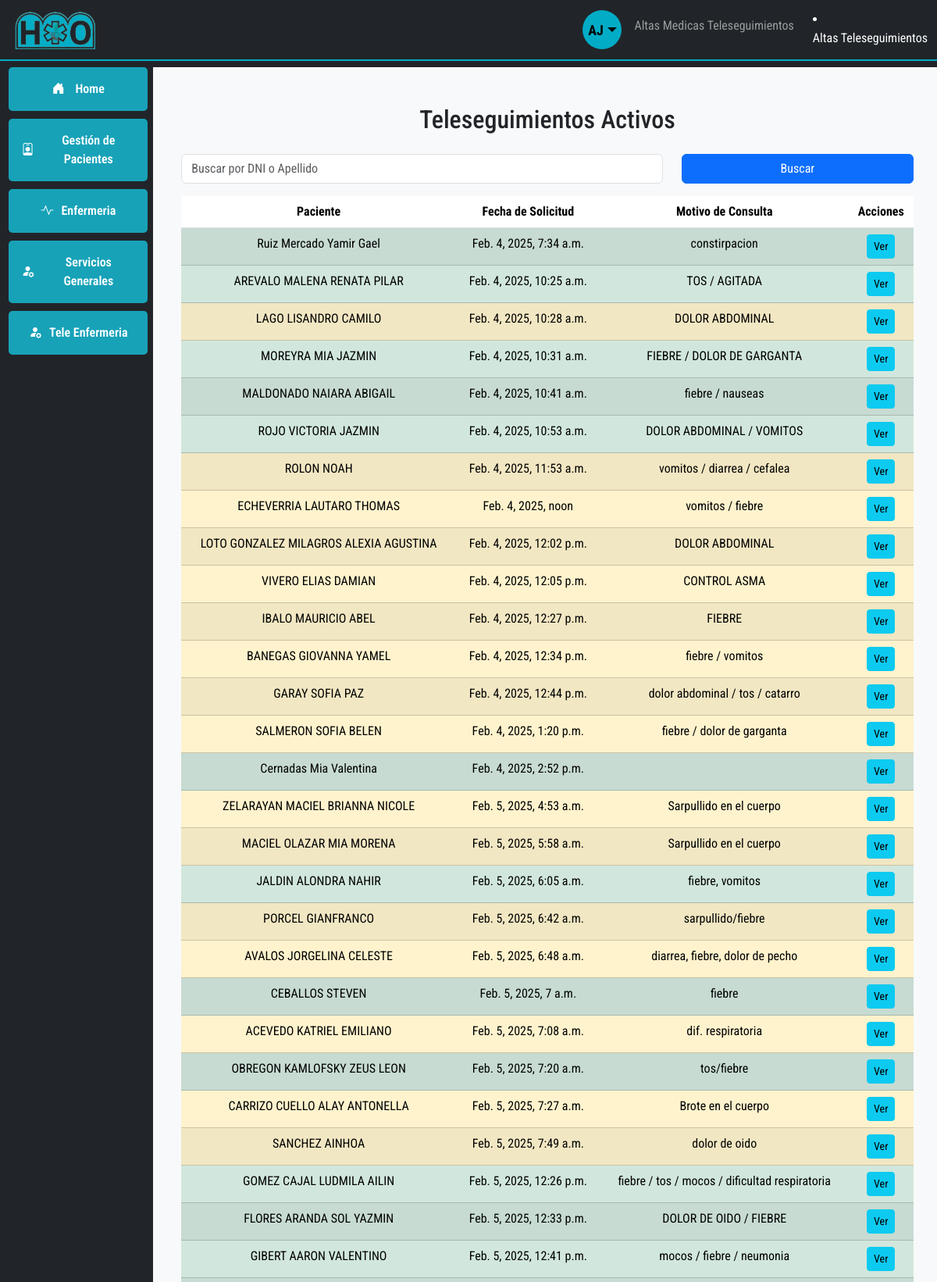
Screenshot of /en_proceso/ (signed in, upper part) with the database file from the repository.
### users/models.py (models this page shows, shortened)
class User(AbstractUser, PermissionsMixin):
    first_name = None  # Sobrescribir el campo first_name de AbstractUser
    last_name = None   # Sobrescribir el campo last_name de AbstractUser
    username = None
    name = models.CharField(
        gettext_lazy('First name'), max_length=30, blank=False, null=False
    )
    lastname = models.CharField(
        gettext_lazy('Last name'), max_length=30, blank=False, null=False
    )
    cellphone = models.CharField(
        gettext_lazy('Cellphone'), max_length=10, blank=True, null=True
    )
    email = models.EmailField(
        gettext_lazy('Email'), max_length=254, unique=True, null=False
    )
    uuid = models.UUIDField(unique=True, default=uuid.uuid4, editable=False)
    date_joined = models.DateTimeField(gettext_lazy('Date joined'), auto_now_add=True)
    is_staff = models.BooleanField(gettext_lazy('Staff'), default=False, help_text=gettext_lazy('Designates whether the user can log into this admin site.'))
    is_active = models.BooleanField(gettext_lazy('Active'), default=False)
    servicio = models.CharField(gettext_lazy('Service'), max_length=30, blank=True, null=True)
    cargo = models.CharField(gettext_lazy('Cargo'), max_length=30, blank=True, null=True)
    objects = UserManager()
    USERNAME_FIELD = "email"
    REQUIRED_FIELDS = ["name", "lastname"]
    class Meta:
        verbose_name = gettext_lazy('user')
        verbose_name_plural = gettext_lazy('users')

### teleenfermeria/models.py (models this page shows, shortened)
class Teleseguimiento(models.Model):
    id = models.AutoField(primary_key=True)
    paciente = models.ForeignKey(Paciente, on_delete=models.CASCADE)
    fecha_solicitud = models.DateTimeField(default=timezone.now)
    motivo_consulta = models.TextField(
        max_length=1000, blank=True, null=True, verbose_name="Motivo de consulta"
    )
    condicion = models.CharField(
        max_length=100,
        choices=[
            (" Alta Medica", " Alta Medica"),
            ("Alta Teleseguimiento", "Alta Teleseguimiento"),
            ("Otro", "Otro"),
        ],
        default="Otro",
    )
    consentimiento_seguimiento = models.CharField(
        max_length=100,
        choices=[
            ("Aceptado", "Aceptado"),
            ("Rechazado", "Rechazado"),
            ("En espera", "En espera"),
            ("Pasivo", "Pasivo"),
        ],
        default="en_espera",
    )
    estado = models.CharField(
        max_length=20,
        choices=[
            ("Derivado", "Derivado"),
            ("en_proceso", "En Proceso"),
            ("realizado", "Realizado"),
            ("no_realizado", "No Realizado"),
        ],
        default="Derivado",
    )
    diagnostico = models.TextField(max_length=1000, blank=True, null=True)
    medicaciones = models.ManyToManyField(Medicacion, blank=True)
    vacunas = models.CharField(
        max_length=28,
        choices=[
            ("completo", "Completo"),
            ("en_proceso", "En Proceso"),
            ("incompleto", "Incompleto"),
        ],
        default="En proceso",
    )
    agente = models.ForeignKey(
        User,
        on_delete=models.SET_NULL,
        null=True,
        blank=True,
    )
    def fecha_ultimo_seguimiento(self):
        ultimo_seguimiento = self.seguimiento_set.order_by("-fecha").first()
        return ultimo_seguimiento.fecha if ultimo_seguimiento else None

### pacientes/models.py (models this page shows, shortened)
class Paciente(models.Model):
    nombre_completo = models.CharField(max_length=255, null=True, blank=True)
    dni = models.CharField(max_length=15, unique=True, null=True, blank= True,default="Sin Dni")
    fecha_nacimiento = models.DateField()
    domicilio = models.CharField(max_length=255, null=True, blank=True)
    localidad = models.CharField(max_length=100, null=True, blank=True)
    telefono = models.CharField(max_length=20)
    telefono2 = models.CharField(max_length=20, null=True, blank=True, default="-")
    obra_social = models.CharField(max_length=100, null=True, blank=True, default="sin Datos")
    fecha_ingreso = models.DateField(default=timezone.now)
    diagnostico = models.CharField(max_length=255, null=True, blank=True)
    causa_externa = models.CharField(max_length=255, null=True, blank=True)  # Solo para pediatría/guardia
    arm = models.BooleanField(default=False)  # Si necesita asistencia respiratoria
    tipo_egreso = models.CharField(max_length=50, null=True, blank=True)  # Alta, Derivado, etc.
    fecha_egreso = models.DateField(null=True, blank=True)
    nombre_tutor = models.CharField(max_length=255, null=True, blank=True)
    dni_tutor = models.CharField(max_length=15, null=True, blank=True)
    historia_clinica = models.CharField(max_length=50, null=True, blank=True)
    pases = models.CharField(max_length=255, null=True, blank=True)  # Detalle de los pases
    fecha_pase = models.DateField(null=True, blank=True)

### teleenfermeria/views.py (the view)
@login_required
@group_required("Teleenfermeria", "Administrativo")
def enprocesoteleseguimiento(request):
    teleseguimientos = Teleseguimiento.objects.filter(
        estado="en_proceso", condicion="Otro"
    )
    for teleseguimiento in teleseguimientos:
        ultimo_seguimiento_fecha = teleseguimiento.fecha_ultimo_seguimiento()
        if ultimo_seguimiento_fecha:
            teleseguimiento.tiempo_espera = now() - ultimo_seguimiento_fecha
        else:
            teleseguimiento.tiempo_espera = None
    query = request.GET.get("q")
    teleseguimientos = buscar_teleseguimiento(query, teleseguimientos)
    return render(
        request,
        "teleenfermeria/en_proceso_teleseguimiento.html",
        {"teleseguimientos": teleseguimientos},
    )

### teleenfermeria/views.py (called while the page is built)
def group_required(*group_names):
    def in_groups(user):
        if user.is_authenticated:
            if bool(user.groups.filter(name__in=group_names)) | user.is_superuser:
                return True
        return False
    return user_passes_test(in_groups, login_url="/no_permisos/")

def buscar_teleseguimiento(query, queryset):
    if query:
        queryset = queryset.filter(
            Q(paciente__nombre_completo__icontains=query)
            | Q(paciente__dni__icontains=query)
        )
    return queryset

### teleenfermeria/templates/teleenfermeria/en_proceso_teleseguimiento.html (shortened to what this page needs)
{% extends "base.html" %}  {% block main_content %}
<div class="container mt-4">
  <h2 class="mb-4">Teleseguimientos Activos</h2>
  <form method="GET" action="{% url 'teleenfermeria:en_proceso' %}">
    <div class="row mb-3">
      <div class="col-md-8">
        <input
          type="text"
          name="q"
          class="form-control"
          placeholder="Buscar por DNI o Apellido"
          value="{{ query|default:'' }}"
        />
      </div>
      <div class="col-md-4">
        <button class="btn btn-primary w-100" type="submit">Buscar</button>
      </div>
    </div>
  </form>
  <div class="row">
    <div class="col-12">
      <div class="table-responsive">
        <table class="table table-striped">
          <thead>
            <tr>
              <th>Paciente</th>
              <th>Fecha de Solicitud</th>
              <th>Motivo de Consulta</th>
              <th>Acciones</th>
            </tr>
          </thead>
          <tbody>
            {% for teleseguimiento in teleseguimientos %}
            <tr
              class="{% if teleseguimiento.tiempo_espera and teleseguimiento.tiempo_espera.days >= 7 %}table-danger{% elif teleseguimiento.tiempo_espera and teleseguimiento.tiempo_espera.days >= 3 %}table-warning{% else %}table-success{% endif %}"
            >
              <td>{{ teleseguimiento.paciente.nombre_completo }}</td>
              <td>
                {{ teleseguimiento.fecha_solicitud|default_if_none:"Sin Datos"}}
              </td>
              <td>{{ teleseguimiento.motivo_consulta }}</td>
              <td>
                <a
                  href="{% url 'teleenfermeria:detalleteleseguimiento' teleseguimiento.id %}"
                  class="btn btn-info btn-sm"
                  >Ver</a
                >
              </td>
            </tr>
            {% endfor %}
          </tbody>
        </table>
      </div>
    </div>
  </div>
</div>
{% endblock %}

### templates/base.html (shortened to what this page needs)
{% load static %}
<!DOCTYPE html>
<html lang="en">
<head>
  <link href="https://cdn.jsdelivr.net/npm/bootstrap@5.3.3/dist/css/bootstrap.min.css" rel="stylesheet"
 />
  <link rel="stylesheet" href="https://cdn.jsdelivr.net/npm/bootstrap-icons@1.11.3/font/bootstrap-icons.min.css" />
  <link rel="stylesheet" href="{% static 'css/style.css' %}" />
</head>
<body class="bg-dark">
  <nav class="navbar navbar-dark bg-dark navbar-expand-lg fixed-top custom-border-bottom mr-1">
    <div class="container-fluid">
      <a class="navbar-brand" href="#"><img src="{% static 'imagenes/icono.png' %}" alt="" size="100" height="50" /></a>
      <div class="offcanvas offcanvas-end text-bg-dark" tabindex="-1" id="offcanvasDarkNavbar"
        aria-labelledby="offcanvasDarkNavbarLabel">
        <div class="offcanvas-body">
          <ul class="navbar-nav justify-content-end flex-grow-1 pe-3">
            <li class="nav-item mx-lg-2 d-lg-block d-none ms-auto" style="list-style: none;">
              <div class="dropdown">
                <div class="user-circle dropdown-toggle" type="button" data-bs-toggle="dropdown" aria-expanded="false">
                  <span id="userInitials" class="user-initials">
                    {% if user.is_authenticated %}
                    {{ user.name|slice:":1" }}{{ user.lastname|slice:":1" }}
                    {% else %}
                    HO
                    {% endif %}
                  </span>
                </div>
              </div>
            </li>
            <li class="nav-item d-lg-none">
              <li>
                <a href="{% url 'teleenfermeria:altasmedicasseguimientos' %}" class="nav-link"> Altas Medicas Teleseguimientos</a>
            </ul>
            <li>
              <a href="{% url 'teleenfermeria:altasteleseguimientos' %}" class="nav-link"> Altas Teleseguimientos</a>
            </li>
        </div>
      </div>
    </div>
  </nav>
  <main class="main-content">
    <div class="row max-expanded-width mg-auto flex-grow">
      <div class="menu col-sm-3 col-lg-2 bg-dark d-none d-lg-block text-center align-items-center">
        <div class="box align-items-center justify-content-center">
          <a href="{% url 'gestioncamas:dashboard' %}" class="text-decoration-none text-white w-100">
            <i class="bi bi-house-door-fill"></i> Home
          </a>
        </div>
        <div class="box align-items-center justify-content-center" id="Servicios" onclick="submenu('subServicios')">
          <i class="bi bi-person-badge"></i> Gestión de Pacientes
        </div>
        <div class="box align-items-center justify-content-center w-100" id="Enfermeria"
          onclick="submenu('subEnfermeria')">
          <i class="bi bi-activity"></i> Enfermeria
        </div>
        <div class="box align-items-center justify-content-center w-100" id="serviciosGenerales"
          onclick="submenu('subServiciosGenerales')">
          <i class="bi bi-person-fill-gear"></i> Servicios Generales
        </div>
        <div class="box align-items-center justify-content-center w-100" id="teleenfermeria"
          onclick="submenu('subTeleenfermeria')">
          <i class="bi bi-person-fill-gear"></i> Tele Enfermeria
        </div>
      </div>
      <div class="contenido-principal col-m-12 col-lg-10 bg-light align-items-center">
        <div class="row max-expanded-width mg-auto flex-grow text-center">
          <div class="container p-4">
            {% block main_content %} {% endblock %}
          </div>
        </div>
      </div>
    </div>
  </main>
</body>
</html>

### static/css/style.css (style rules this page uses)
html, body { height: 100%; margin: 0.2rem; font-family: "Roboto Condensed", sans-serif; }
body { display: flex; flex-direction: column; }
main { flex-grow: 1; display: flex; flex-direction: column; }
.row.max-expanded-width { flex-grow: 1; display: flex; }
.col-sm-3, .col-lg-2 { height: 100%; }
.box { width: 100%; padding: 1rem; background-color: #17a2b8; color: white; margin-left: 5px; border-radius: 5px; margin-bottom: 10px; font-size: 1rem; font-weight: 600; text-align: center; cursor: pointer; display: flex; align-items: center; justify-content: center; transition: background-color 0.3s ease; }
.box i { margin-right: 10px; }
.main-content { margin-top: 5rem; }
.custom-border-bottom { border-bottom: 2px solid #02ACC6; }
.user-circle { width: 50px; height: 50px; border-radius: 50%; background-color: #02ACC6; display: flex; justify-content: center; align-items: center; font-size: 20px; color: black; font-weight: bold; cursor: pointer; }
.user-initials { text-transform: uppercase; font-size: 18px; }

### rows the page displays
User: name "A", lastname "J"
Teleseguimiento: paciente.nombre_completo "Ruiz Mercado Yamir Gael", fecha_solicitud "Feb. 4, 2025, 7:34 a.m.", motivo_consulta "constirpacion"
Teleseguimiento: paciente.nombre_completo "AREVALO MALENA RENATA PILAR", fecha_solicitud "Feb. 4, 2025, 10:25 a.m.", motivo_consulta "TOS / AGITADA"
Teleseguimiento: paciente.nombre_completo "LAGO LISANDRO CAMILO", fecha_solicitud "Feb. 4, 2025, 10:28 a.m.", motivo_consulta "DOLOR ABDOMINAL"
Teleseguimiento: paciente.nombre_completo "MOREYRA MIA JAZMIN", fecha_solicitud "Feb. 4, 2025, 10:31 a.m.", motivo_consulta "FIEBRE / DOLOR DE GARGANTA"
Teleseguimiento: paciente.nombre_completo "MALDONADO NAIARA ABIGAIL", fecha_solicitud "Feb. 4, 2025, 10:41 a.m.", motivo_consulta "fiebre / nauseas"
Teleseguimiento: paciente.nombre_completo "ROJO VICTORIA JAZMIN", fecha_solicitud "Feb. 4, 2025, 10:53 a.m.", motivo_consulta "DOLOR ABDOMINAL / VOMITOS"
Teleseguimiento: paciente.nombre_completo "ROLON NOAH", fecha_solicitud "Feb. 4, 2025, 11:53 a.m.", motivo_consulta "vomitos / diarrea / cefalea"
Teleseguimiento: paciente.nombre_completo "ECHEVERRIA LAUTARO THOMAS", fecha_solicitud "Feb. 4, 2025, noon", motivo_consulta "vomitos / fiebre"
Teleseguimiento: paciente.nombre_completo "LOTO GONZALEZ MILAGROS ALEXIA AGUSTINA", fecha_solicitud "Feb. 4, 2025, 12:02 p.m.", motivo_consulta "DOLOR ABDOMINAL"
Teleseguimiento: paciente.nombre_completo "VIVERO ELIAS DAMIAN", fecha_solicitud "Feb. 4, 2025, 12:05 p.m.", motivo_consulta "CONTROL ASMA"
Teleseguimiento: paciente.nombre_completo "IBALO MAURICIO ABEL", fecha_solicitud "Feb. 4, 2025, 12:27 p.m.", motivo_consulta "FIEBRE"
Teleseguimiento: paciente.nombre_completo "BANEGAS GIOVANNA YAMEL", fecha_solicitud "Feb. 4, 2025, 12:34 p.m.", motivo_consulta "fiebre / vomitos"
Teleseguimiento: paciente.nombre_completo "GARAY SOFIA PAZ", fecha_solicitud "Feb. 4, 2025, 12:44 p.m.", motivo_consulta "dolor abdominal / tos / catarro"
Teleseguimiento: paciente.nombre_completo "SALMERON SOFIA BELEN", fecha_solicitud "Feb. 4, 2025, 1:20 p.m.", motivo_consulta "fiebre / dolor de garganta"
Teleseguimiento: paciente.nombre_completo "Cernadas Mia Valentina", fecha_solicitud "Feb. 4, 2025, 2:52 p.m."
Teleseguimiento: paciente.nombre_completo "ZELARAYAN MACIEL BRIANNA NICOLE", fecha_solicitud "Feb. 5, 2025, 4:53 a.m.", motivo_consulta "Sarpullido en el cuerpo"
Teleseguimiento: paciente.nombre_completo "MACIEL OLAZAR MIA MORENA", fecha_solicitud "Feb. 5, 2025, 5:58 a.m.", motivo_consulta "Sarpullido en el cuerpo"
Teleseguimiento: paciente.nombre_completo "JALDIN ALONDRA NAHIR", fecha_solicitud "Feb. 5, 2025, 6:05 a.m.", motivo_consulta "fiebre, vomitos"
Teleseguimiento: paciente.nombre_completo "PORCEL GIANFRANCO", fecha_solicitud "Feb. 5, 2025, 6:42 a.m.", motivo_consulta "sarpullido/fiebre"
Teleseguimiento: paciente.nombre_completo "AVALOS JORGELINA CELESTE", fecha_solicitud "Feb. 5, 2025, 6:48 a.m.", motivo_consulta "diarrea, fiebre, dolor de pecho"
Teleseguimiento: paciente.nombre_completo "CEBALLOS STEVEN", fecha_solicitud "Feb. 5, 2025, 7 a.m.", motivo_consulta "fiebre"
Teleseguimiento: paciente.nombre_completo "ACEVEDO KATRIEL EMILIANO", fecha_solicitud "Feb. 5, 2025, 7:08 a.m.", motivo_consulta "dif. respiratoria"
Teleseguimiento: paciente.nombre_completo "OBREGON KAMLOFSKY ZEUS LEON", fecha_solicitud "Feb. 5, 2025, 7:20 a.m.", motivo_consulta "tos/fiebre"
Teleseguimiento: paciente.nombre_completo "CARRIZO CUELLO ALAY ANTONELLA", fecha_solicitud "Feb. 5, 2025, 7:27 a.m.", motivo_consulta "Brote en el cuerpo"
Teleseguimiento: paciente.nombre_completo "SANCHEZ AINHOA", fecha_solicitud "Feb. 5, 2025, 7:49 a.m.", motivo_consulta "dolor de oido"
Teleseguimiento: paciente.nombre_completo "GOMEZ CAJAL LUDMILA AILIN", fecha_solicitud "Feb. 5, 2025, 12:26 p.m.", motivo_consulta "fiebre / tos / mocos / dificultad respiratoria"
Teleseguimiento: paciente.nombre_completo "FLORES ARANDA SOL YAZMIN", fecha_solicitud "Feb. 5, 2025, 12:33 p.m.", motivo_consulta "DOLOR DE OIDO / FIEBRE"
Teleseguimiento: paciente.nombre_completo "GIBERT AARON VALENTINO", fecha_solicitud "Feb. 5, 2025, 12:41 p.m.", motivo_consulta "mocos / fiebre / neumonia"
